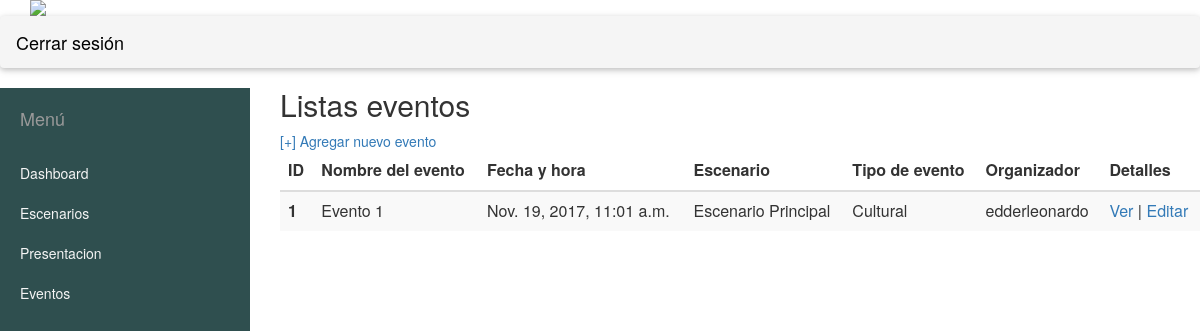
The page /eventos/ on the database its author committed.
### reserva/models.py (models this page shows, shortened)
class Evento(models.Model):
    Academico = 'A'
    Deportivo = 'D'
    Cultural = 'CRA'
    Civico = 'C'
    Recreativo = 'R'
    Capacitacion = 'CAP'
    TIPO_EVENTO = (
        ('A', 'Academico'),
        ('D', 'Deportivo'),
        ('CRA', 'Cultural'),
        ('C', 'Civico'),
        ('R', 'Recreativo'),
        ('CAP', 'Capacitacion')
    )
    OPTIONS_CHOICES = (
        ('SI', 'SI'),
        ('NO', 'NO')
    )
    nombre_evento = models.CharField(max_length=200)
    fecha_hora = models.DateTimeField("Fecha y hora del evento")
    escenario = models.ForeignKey(Escenario)
    presentacion = models.ForeignKey(PresentacionEscenario)
    capacidad_evento = models.IntegerField("Capacidad del evento", null=True)
    tipo_evento = models.CharField(max_length=3, choices=TIPO_EVENTO)
    objetivo = models.TextField("Objetivo")
    publicar_medios = models.CharField("Publicar en medios?", max_length=2, choices=OPTIONS_CHOICES)
    publicar_sito_web = models.CharField("Publicar en sitio web?", max_length=2, choices=OPTIONS_CHOICES)
    publicar_social_media = models.CharField("Publicar en redes sociales?", max_length=2, choices=OPTIONS_CHOICES)
    facebook_live = models.CharField("Transmitir en tiempo real (Facebook live)?", max_length=2,
                                     choices=OPTIONS_CHOICES)
    musica_ambiente = models.CharField("Música de ambiente?", max_length=2, choices=OPTIONS_CHOICES)
    laptop = models.CharField("Requiere laptop?", max_length=2, choices=OPTIONS_CHOICES)
    microfonos = models.CharField("Requiere microfonos?", max_length=2, choices=OPTIONS_CHOICES)
    internet = models.CharField(max_length=2, choices=OPTIONS_CHOICES)
    user = models.ForeignKey(User)

class Escenario(models.Model):
    TIPO_ESCENARIO = (
        ('O', 'Operativo'),
        ('A', 'Academico'),
        ('D', 'Deportivo'),
        ('C', 'Civico'),
        ('P', 'Pasillos'),
        ('R', 'Recreativo'),
    )
    ESTADO_ESCENARIO = (
        ('O', 'Ocupado'),
        ('D', 'Disponible'),
    )
    nombre_escenario = models.CharField(max_length=200)
    tipo_escenario = models.CharField(max_length=1, choices=TIPO_ESCENARIO, default='Default Value')
    ubicacion = models.CharField(max_length=250)
    estado = models.CharField(max_length=1, choices=ESTADO_ESCENARIO, default=ESTADO_ESCENARIO[1][1])
    imagen = models.ImageField(upload_to='escenarios', blank=True, null=True)
    def __str__(self):
        return self.nombre_escenario

### reserva/views.py (the view)
# urls.py: url(r'^eventos/$', views.EventosList.as_view(), name='listar_eventos'),
class EventosList(TemplateView):
    template_name = 'reserva/listas_eventos.html'
    def get_context_data(self, **kwargs):
        context = super(EventosList, self).get_context_data(**kwargs)
        context["eventos"] = Evento.objects.all()
        return context

### templates/reserva/listas_eventos.html (shortened to what this page needs)
{% extends 'base.html' %}
{% load static %}
{% block content %}
    <div class="">
    <h2> Listas eventos </h2>
    <a href="">[+] Agregar nuevo evento</a>
    <table class="table table-striped table-responsive">
        <thead>
        <tr>
            <th>ID</th>
            <th>Nombre del evento</th>
            <th>Fecha y hora</th>
            <th>Escenario</th>
            <th>Tipo de evento </th>
            <th>Organizador</th>
            <th>Detalles</th>
        </tr>
        </thead>
        <tbody>
        {% for evento in eventos %}
            <tr>
                <th scope="row">{{ evento.id }}</th>
                <td>{{ evento.nombre_evento }}</td>
                <td>{{ evento.fecha_hora }}</td>
                <td>{{ evento.escenario }}</td>
                <td>{{ evento.get_tipo_evento_display }}</td>
                <td>{{ evento.user }}</td>
                <td>
                    <a href="{% url 'reserva:detalle_evento' evento.pk %}"> Ver </a> |
                    <a href="{% url 'reserva:update_evento'  evento.pk %}">Editar </a>
                </td>
            </tr>
        {% endfor %}
        </tbody>
    </table>
    </div>
{% endblock content %}

### static/reserva/css/admin.css (style rules this page uses)
body { overflow-x: hidden; }

### rows shown on the page
Evento: id "1", nombre_evento "Evento 1", fecha_hora "Nov. 19, 2017, 11:01 a.m.", escenario "Escenario Principal", tipo_evento "Cultural", user "edderleonardo"
